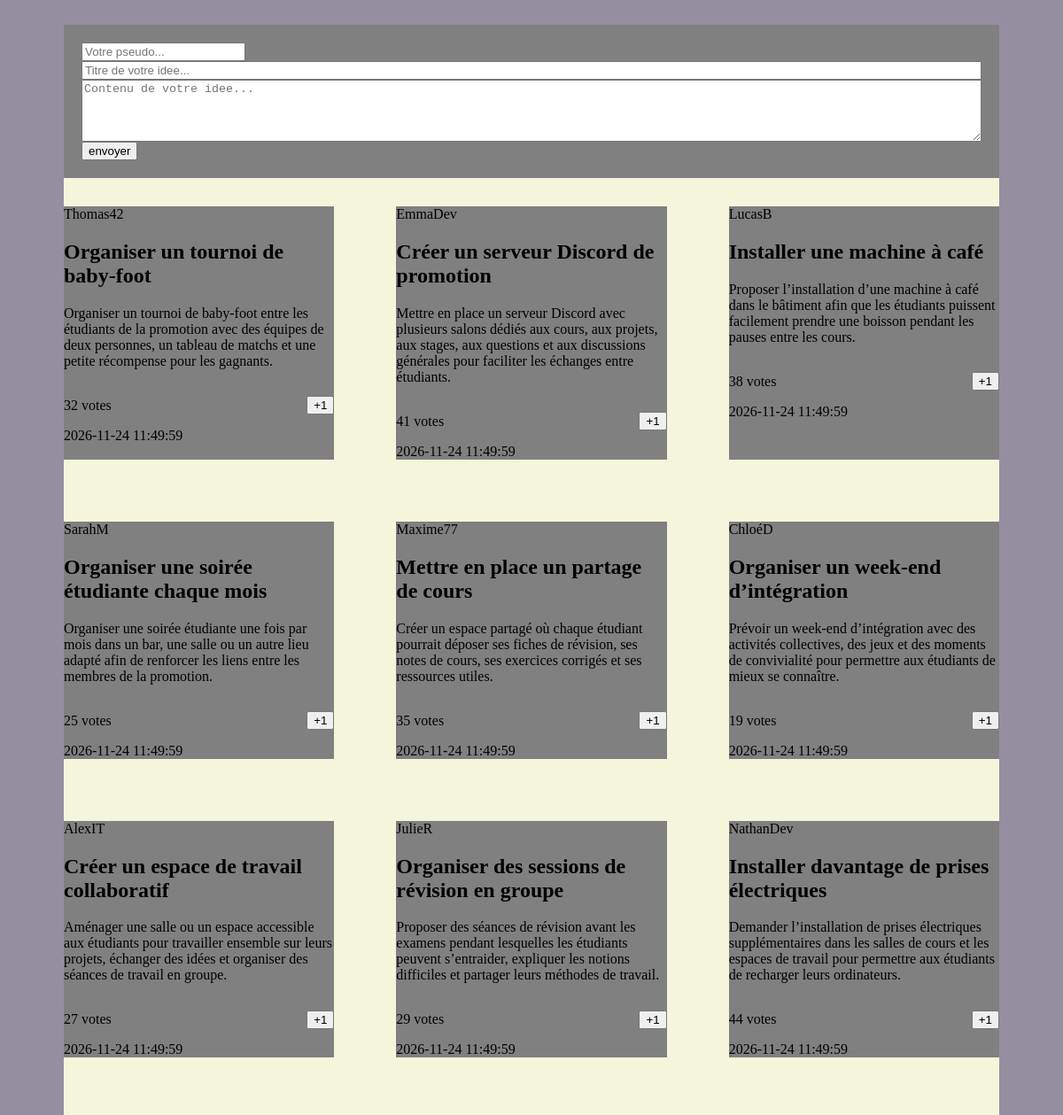
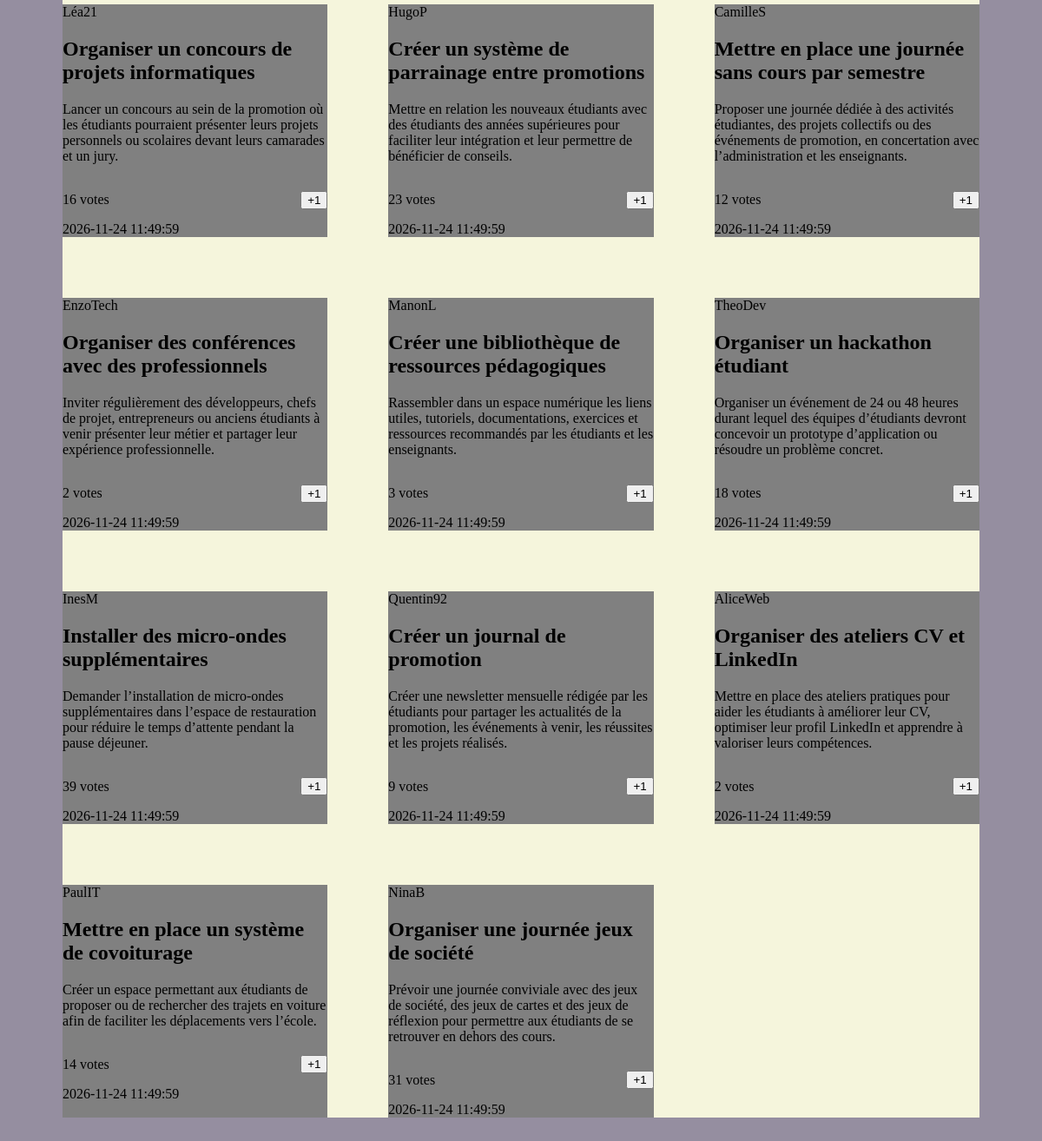
The page / on the database its author committed (2 pictures, top to bottom).
### tables this page shows
CREATE TABLE IF NOT EXISTS ideas(
    id INT UNSIGNED AUTO_INCREMENT PRIMARY KEY,
    pseudo VARCHAR(30) NOT NULL ,
    title VARCHAR(100) NOT NULL , 
    description VARCHAR(1000) NOT NULL ,
    vote INT UNSIGNED NOT NULL DEFAULT 0,
    created_at DATETIME NOT NULL DEFAULT CURRENT_TIMESTAMP
);

### components/idea_card_template.php (the view)
<article class="idea" data-idea-id="<?= (int)$result['id']; ?>">
    <div class="content">
        <div class="info"><?= $result['pseudo']; ?></div>
        <h2><?= $result['title']; ?></h2>
        <p>
            <?= $result['description']; ?>
        </p>
        <div class="idea-voting">
            <p><span class="vote-count" aria-live="polite" aria-atomic="true"><?= (int)($result['vote'] ?? 0); ?></span> votes</p>
            <button type="button" class="vote-button">+1</button>
        </div>
        <span><?= $result['created_at']; ?></span>
    </div>
</article>

### index.php (shortened to what this page needs)
<?php
require 'components/card_functions.php';
?>
<!DOCTYPE html>
<html lang="fr">
<head>
    <link rel="stylesheet" href="CSS/style.css">
    <link rel="stylesheet" type="text/css" href="https://cdn.jsdelivr.net/npm/toastify-js/src/toastify.min.css">
</head>
<body>
<div>
    <form action="/actions/send_create_idea.php" method="POST">
        <div>
            <input type="text" maxlength="30" placeholder="Votre pseudo..." name="pseudo" id="pseudo">
        </div>
        <div class="idea">
            <input type="text" maxlength="100" placeholder="Titre de votre idee..." name="title" id="titre">
            <textarea maxlength="1000" placeholder="Contenu de votre idee..." name="content" id="content"></textarea>
        </div>
        <div>
            <input type="submit" value="envoyer">
        </div>
    </form>
</div>
<div>
    <div class="catalogue">
        <?php addIdea(); ?>
    </div>
</div>
</body>
</html>

### components/card_functions.php (shortened to what this page needs)
<?php
function addIdea() {
    $pdo = getPDO();
    $query      = $pdo->query('SELECT * FROM ideas ORDER BY created_at');
    $results    = $query->fetchALL();
    foreach($results as $key => $result) {
        include 'idea_card_template.php';
    }
}

### CSS/style.css (style rules this page uses)
body { padding: 20px 64px; background-color: #958EA0; }
body div form { display: flex; justify-content: center; flex-direction: column; background-color: gray; padding: 20px; }
body div form .idea { display: flex; justify-content: start; flex-direction: column; }
body div form .idea #content { height: 64px; color: gray; }
.catalogue { display: grid; grid-template-columns: repeat(3, 1fr); gap: 70px; padding-top: 32px; background-color: beige; }
.idea { background-color: gray; }
.idea-voting { display: flex; align-items: center; justify-content: space-between; gap: 16px; }

### rows shown on the page
ideas: pseudo "Thomas42", title "Organiser un tournoi de baby-foot", description "Organiser un tournoi de baby-foot entre les étudiants de la promotion avec des équipes de deux personnes, un tableau de matchs et une petite récompense pour les gagnants.", vote "32", created_at "2026-11-24 11:49:59"
ideas: pseudo "EmmaDev", title "Créer un serveur Discord de promotion", description "Mettre en place un serveur Discord avec plusieurs salons dédiés aux cours, aux projets, aux stages, aux questions et aux discussions générales pour faciliter les échanges entre étudiants.", vote "41", created_at "2026-11-24 11:49:59"
ideas: pseudo "LucasB", title "Installer une machine à café", description "Proposer l’installation d’une machine à café dans le bâtiment afin que les étudiants puissent facilement prendre une boisson pendant les pauses entre les cours.", vote "38", created_at "2026-11-24 11:49:59"
ideas: pseudo "SarahM", title "Organiser une soirée étudiante chaque mois", description "Organiser une soirée étudiante une fois par mois dans un bar, une salle ou un autre lieu adapté afin de renforcer les liens entre les membres de la promotion.", vote "25", created_at "2026-11-24 11:49:59"
ideas: pseudo "Maxime77", title "Mettre en place un partage de cours", description "Créer un espace partagé où chaque étudiant pourrait déposer ses fiches de révision, ses notes de cours, ses exercices corrigés et ses ressources utiles.", vote "35", created_at "2026-11-24 11:49:59"
ideas: pseudo "ChloéD", title "Organiser un week-end d’intégration", description "Prévoir un week-end d’intégration avec des activités collectives, des jeux et des moments de convivialité pour permettre aux étudiants de mieux se connaître.", vote "19", created_at "2026-11-24 11:49:59"
ideas: pseudo "AlexIT", title "Créer un espace de travail collaboratif", description "Aménager une salle ou un espace accessible aux étudiants pour travailler ensemble sur leurs projets, échanger des idées et organiser des séances de travail en groupe.", vote "27", created_at "2026-11-24 11:49:59"
ideas: pseudo "JulieR", title "Organiser des sessions de révision en groupe", description "Proposer des séances de révision avant les examens pendant lesquelles les étudiants peuvent s’entraider, expliquer les notions difficiles et partager leurs méthodes de travail.", vote "29", created_at "2026-11-24 11:49:59"
ideas: pseudo "NathanDev", title "Installer davantage de prises électriques", description "Demander l’installation de prises électriques supplémentaires dans les salles de cours et les espaces de travail pour permettre aux étudiants de recharger leurs ordinateurs.", vote "44", created_at "2026-11-24 11:49:59"
ideas: pseudo "Léa21", title "Organiser un concours de projets informatiques", description "Lancer un concours au sein de la promotion où les étudiants pourraient présenter leurs projets personnels ou scolaires devant leurs camarades et un jury.", vote "16", created_at "2026-11-24 11:49:59"
ideas: pseudo "HugoP", title "Créer un système de parrainage entre promotions", description "Mettre en relation les nouveaux étudiants avec des étudiants des années supérieures pour faciliter leur intégration et leur permettre de bénéficier de conseils.", vote "23", created_at "2026-11-24 11:49:59"
ideas: pseudo "CamilleS", title "Mettre en place une journée sans cours par semestre", description "Proposer une journée dédiée à des activités étudiantes, des projets collectifs ou des événements de promotion, en concertation avec l’administration et les enseignants.", vote "12", created_at "2026-11-24 11:49:59"
ideas: pseudo "EnzoTech", title "Organiser des conférences avec des professionnels", description "Inviter régulièrement des développeurs, chefs de projet, entrepreneurs ou anciens étudiants à venir présenter leur métier et partager leur expérience professionnelle.", vote "2", created_at "2026-11-24 11:49:59"
ideas: pseudo "ManonL", title "Créer une bibliothèque de ressources pédagogiques", description "Rassembler dans un espace numérique les liens utiles, tutoriels, documentations, exercices et ressources recommandés par les étudiants et les enseignants.", vote "3", created_at "2026-11-24 11:49:59"
ideas: pseudo "TheoDev", title "Organiser un hackathon étudiant", description "Organiser un événement de 24 ou 48 heures durant lequel des équipes d’étudiants devront concevoir un prototype d’application ou résoudre un problème concret.", vote "18", created_at "2026-11-24 11:49:59"
ideas: pseudo "InesM", title "Installer des micro-ondes supplémentaires", description "Demander l’installation de micro-ondes supplémentaires dans l’espace de restauration pour réduire le temps d’attente pendant la pause déjeuner.", vote "39", created_at "2026-11-24 11:49:59"
ideas: pseudo "Quentin92", title "Créer un journal de promotion", description "Créer une newsletter mensuelle rédigée par les étudiants pour partager les actualités de la promotion, les événements à venir, les réussites et les projets réalisés.", vote "9", created_at "2026-11-24 11:49:59"
ideas: pseudo "AliceWeb", title "Organiser des ateliers CV et LinkedIn", description "Mettre en place des ateliers pratiques pour aider les étudiants à améliorer leur CV, optimiser leur profil LinkedIn et apprendre à valoriser leurs compétences.", vote "2", created_at "2026-11-24 11:49:59"
ideas: pseudo "PaulIT", title "Mettre en place un système de covoiturage", description "Créer un espace permettant aux étudiants de proposer ou de rechercher des trajets en voiture afin de faciliter les déplacements vers l’école.", vote "14", created_at "2026-11-24 11:49:59"
ideas: pseudo "NinaB", title "Organiser une journée jeux de société", description "Prévoir une journée conviviale avec des jeux de société, des jeux de cartes et des jeux de réflexion pour permettre aux étudiants de se retrouver en dehors des cours.", vote "31", created_at "2026-11-24 11:49:59"
